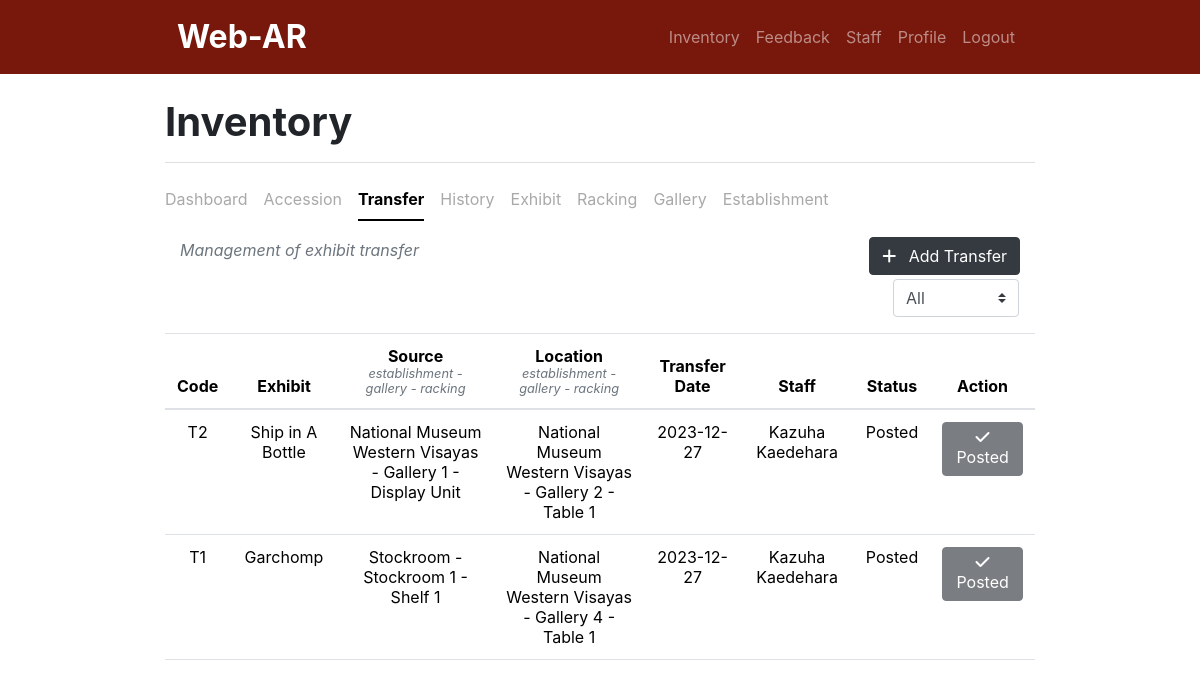
The page /inventory/transfer.php (signed in) on the database as committed earlier.
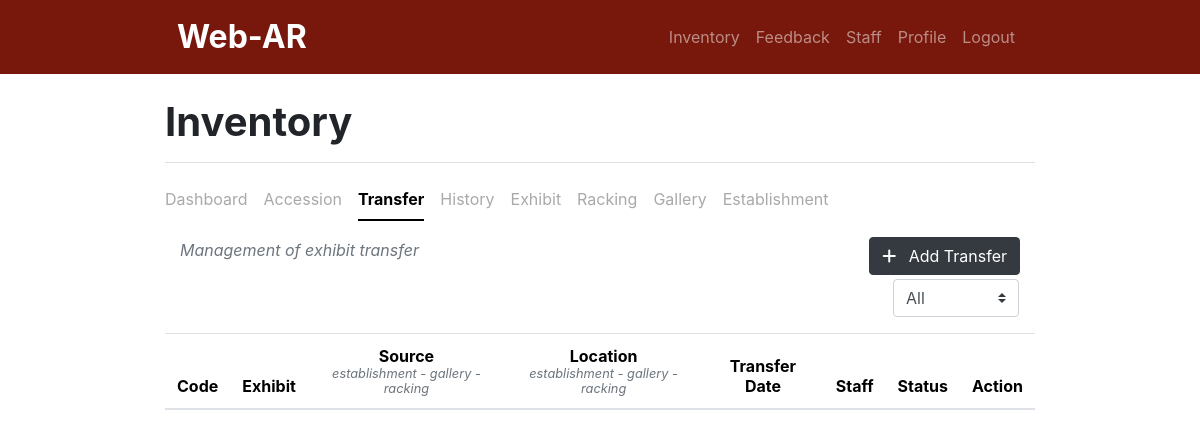
The same page on the database as committed later.
### tables this page shows
CREATE TABLE `exhibit_transfer` (
  `ID` int(11) NOT NULL,
  `transferCode` varchar(20) NOT NULL,
  `sourceRackingCode` varchar(20) NOT NULL,
  `currentRackingCode` varchar(20) NOT NULL,
  `exhibitID` int(11) NOT NULL,
  `transferDate` date NOT NULL,
  `userID` int(11) NOT NULL,
  `isPosted` tinyint(1) NOT NULL DEFAULT 0 COMMENT '0 - Not Posted; 1 - Posted',
  `datePosted` date NOT NULL,
  `timestamp` timestamp NOT NULL DEFAULT current_timestamp() ON UPDATE current_timestamp()
);

CREATE TABLE `exhibit` (
  `exhibitID` int(11) NOT NULL,
  `exhibitCode` varchar(20) NOT NULL,
  `exhibitName` text NOT NULL,
  `exhibitInformation` longtext NOT NULL,
  `exhibitModel` longtext NOT NULL,
  `isActive` tinyint(1) NOT NULL DEFAULT 1 COMMENT '1 - active'
);

CREATE TABLE `establishment` (
  `ID` int(11) NOT NULL,
  `establishmentCode` varchar(20) NOT NULL,
  `establishmentName` text NOT NULL,
  `isActive` tinyint(1) NOT NULL DEFAULT 1 COMMENT '1 - active; 0 - inactive'
);

CREATE TABLE `gallery` (
  `ID` int(11) NOT NULL,
  `galleryCode` varchar(20) NOT NULL,
  `galleryName` text NOT NULL,
  `establishmentCode` varchar(20) NOT NULL,
  `isActive` tinyint(1) NOT NULL DEFAULT 1 COMMENT '1 - active; 0 - inactive'
);

CREATE TABLE `racking` (
  `ID` int(11) NOT NULL,
  `rackingCode` varchar(20) NOT NULL,
  `rackingName` text NOT NULL,
  `galleryCode` varchar(20) NOT NULL,
  `isActive` tinyint(1) DEFAULT 1 COMMENT '1 - active; 0 - inactive1 - active; 0 - inactive'
);

CREATE TABLE `user` (
  `userID` int(11) NOT NULL,
  `firstName` text NOT NULL,
  `lastName` text NOT NULL,
  `contactNumber` varchar(20) NOT NULL,
  `username` varchar(100) NOT NULL,
  `password` varchar(100) NOT NULL,
  `role` text NOT NULL,
  `isActive` tinyint(1) NOT NULL DEFAULT 1 COMMENT '1 - active; 0 - inactive'
);

### inventory/transfer.php (the view, shortened to what this page needs)
<?php
include '../header.php';
include 'navbar.php';
include '../db_connect.php';
include 'i_nav.php';
$postStatusFilter = isset($_GET['post_status']) ? $_GET['post_status'] : '';
$postStatusCondition = ($postStatusFilter == 'posted') ? 'AND isPosted = 1' : (($postStatusFilter == 'not_posted') ? 'AND isPosted = 0' : '');
$q = "SELECT exhibit_transfer.*,
     establishment.establishmentName AS destEstablishmentName,
     gallery.galleryName AS destGalleryName,
     racking.rackingName AS destRackingName,
     source_establishment.establishmentName AS sourceEstablishmentName,
     source_gallery.galleryName AS sourceGalleryName,
     source_racking.rackingName AS sourceRackingName,
     exhibit.exhibitName,
     user.firstName,
     user.lastName
     FROM exhibit_transfer
     LEFT JOIN racking ON exhibit_transfer.currentRackingCode = racking.rackingCode
     LEFT JOIN gallery ON racking.galleryCode = gallery.galleryCode
     LEFT JOIN establishment ON gallery.establishmentCode = establishment.establishmentCode
     LEFT JOIN racking AS source_racking ON exhibit_transfer.sourceRackingCode = source_racking.rackingCode
     LEFT JOIN gallery AS source_gallery ON source_racking.galleryCode = source_gallery.galleryCode
     LEFT JOIN establishment AS source_establishment ON source_gallery.establishmentCode = source_establishment.establishmentCode
     LEFT JOIN exhibit ON exhibit_transfer.exhibitID = exhibit.exhibitID
     LEFT JOIN user ON exhibit_transfer.userID = user.userID
     WHERE 1 $postStatusCondition
     ORDER BY ID DESC";
$r = mysqli_query($conn, $q);
?>
<div class="container w-75">
    <div class="container d-flex justify-content-between align-items-center text-muted fst-italic">
        <p class="text-muted fst-italic">Management of exhibit transfer</p>
        <button class="btn btn-dark mb-1" data-bs-toggle="modal" data-bs-target="#addTransferModal" role="button">
            <i class="fa-solid fa-plus"></i>
            <span class="ms-2">Add Transfer</span>
        </button>
    </div>
    <div class="d-flex justify-content-end">
        <form class="form-inline">
            <select class="custom-select mr-3" name="post_status" id="post_status" onchange="this.form.submit()">
                <option value="" <?php echo ($postStatusFilter == '') ? 'selected' : ''; ?>>All</option>
            </select>
        </form>
    </div>
    <div class="table-responsive">
        <table class="table table-hover">
            <thead class="text-center">
                <tr>
                    <th scope="col">Code</th>
                    <th scope="col">Exhibit</th>
                    <th scope="col">Source<small class="d-block text-muted fst-italic">establishment - gallery - racking</small></th>
                    <th scope="col">Location<small class="d-block text-muted fst-italic">establishment - gallery - racking</small></th>
                    <th scope="col">Transfer Date</th>
                    <th scope="col">Staff</th>
                    <th scope="col">Status</th>
                    <th scope="col">Action</th>
                </tr>
            </thead>
            <tbody>
                <?php
                while ($row = mysqli_fetch_assoc($r)) {
                    $transferCode           = $row['transferCode'];
                    $destEstablishmentName  = $row['destEstablishmentName'];
                    $destGalleryName        = $row['destGalleryName'];
                    $destRackingName        = $row['destRackingName'];
                    $sourceEstablishmentName= $row['sourceEstablishmentName'];
                    $sourceGalleryName      = $row['sourceGalleryName'];
                    $sourceRackingName      = $row['sourceRackingName'];
                    $exhibitName            = $row['exhibitName'];
                    $staffFirstName         = $row['firstName'];
                    $staffLastName          = $row['lastName'];
                    $transferDate           = $row['transferDate'];
                    $posted                 = $row['isPosted'];
                    $postStatus = ($posted == 1) ? "Posted" : "Not Posted";
                ?>
                    <tr>
                        <td class="text-center"><?php echo $transferCode; ?></td>
                        <td class="text-center"><?php echo $exhibitName; ?></td>
                        <td class="text-center"><?php echo $sourceEstablishmentName . ' - ' . $sourceGalleryName . ' - ' . $sourceRackingName; ?></td>
                        <td class="text-center"><?php echo $destEstablishmentName . ' - ' . $destGalleryName . ' - ' . $destRackingName; ?><br></td>
                        <td class="text-center"><?php echo $transferDate; ?></td>
                        <td class="text-center"><?php echo $staffFirstName . ' ' . $staffLastName; ?></td>
                        <td class="text-center"><?php echo $postStatus; ?></td>
                        <td>
                            <div class="text-center">
                                <?php if ($postStatus == "Not Posted") { ?>
                                    <button type="button" class="btn btn-dark mb-2" data-bs-toggle="modal" data-bs-target="#postConfirmationModal<?php echo $transferCode; ?>">
                                        <i class="fa-solid fa-arrow-up"></i>
                                        <span>Post</span>
                                    </button>
                                <?php } else { ?>
                                    <button type="button" class="btn btn-dark mb-2" disabled>
                                        <i class="fa-solid fa-check"></i>
                                        <span>Posted</span>
                                    </button>
                                <?php } ?>
                            </div>
                        </td>
                    </tr>
                <?php
                }
                ?>
            </tbody>
        </table>
    </div>
</div>

### header.php (shortened to what this page needs)
<head>
    <link href="https://cdn.jsdelivr.net/npm/bootstrap@5.3.1/dist/css/bootstrap.min.css" rel="stylesheet">
    <link rel="stylesheet" href="https://stackpath.bootstrapcdn.com/bootstrap/4.5.2/css/bootstrap.min.css">
    <link rel="stylesheet" href="https://cdnjs.cloudflare.com/ajax/libs/font-awesome/6.0.0-beta3/css/all.min.css">
</head>

### inventory/navbar.php (shortened to what this page needs)
<nav class="navbar navbar-expand-lg navbar-dark">
    <div class="container-fluid w-75 d-flex justify-content-between align-items-center">
        <a class="navbar-brand" href="index.php">Web-AR</a>
        <?php if (isset($_SESSION['user_authenticated'])): ?>
            <div class="collapse navbar-collapse" id="navbarNav">
                <ul class="navbar-nav ms-auto text-end">
                    <?php if ($_SESSION['user_role'] == 'Admin'): ?>
                        <li class="nav-item">
                            <a class="nav-link" href="dashboard.php">Inventory</a>
                        </li>
                        <li class="nav-item">
                            <a class="nav-link" href="feedback.php">Feedback</a>
                        </li>
                        <li class="nav-item">
                            <a class="nav-link" href="staff.php">Staff</a>
                        </li>
                        <li class="nav-item">
                            <a class="nav-link" href="profile.php">Profile</a>
                        </li>
                    <?php endif; ?>
                    <li class="nav-item">
                        <a class="nav-link" href="logout.php">Logout</a>
                    </li>
                </ul>
            </div>
        <?php endif; ?>
    </div>
</nav>

### inventory/i_nav.php (shortened to what this page needs)
<div class="container w-75 my-3">
    <h1 class="text-start fw-bold mt-4">Inventory</h1>
    <hr style="height:1px;border-width:0;color:gray;background-color:gray">
    <ul class="nav nav-underline">
        <li class="nav-item">
            <a class="nav-link <?php echo (basename($_SERVER['PHP_SELF']) == 'dashboard.php') ? 'active' : 'inactive'; ?>" href="dashboard.php">Dashboard</a>
        </li>
        <li class="nav-item">
            <a class="nav-link <?php echo (basename($_SERVER['PHP_SELF']) == 'accession.php') ? 'active' : 'inactive'; ?>" href="accession.php">Accession</a>
        </li>
        <li class="nav-item">
            <a class="nav-link <?php echo (basename($_SERVER['PHP_SELF']) == 'transfer.php') ? 'active' : 'inactive'; ?>" href="transfer.php">Transfer</a>
        </li>
        <li class="nav-item">
            <a class="nav-link <?php echo (basename($_SERVER['PHP_SELF']) == 'history.php') ? 'active' : 'inactive'; ?>" href="history.php">History</a>
        </li>
        <li class="nav-item">
            <a class="nav-link <?php echo (basename($_SERVER['PHP_SELF']) == 'exhibits.php') ? 'active' : 'inactive'; ?>" href="exhibits.php">Exhibit</a>
        </li>
        <li class="nav-item">
            <a class="nav-link <?php echo (basename($_SERVER['PHP_SELF']) == 'racking.php') ? 'active' : 'inactive'; ?>" href="racking.php">Racking</a>
        </li>
        <li class="nav-item">
            <a class="nav-link <?php echo (basename($_SERVER['PHP_SELF']) == 'Gallery.php') ? 'active' : 'inactive'; ?>" href="Gallery.php">Gallery</a>
        </li>
        <li class="nav-item">
            <a class="nav-link <?php echo (basename($_SERVER['PHP_SELF']) == 'establishment.php') ? 'active' : 'inactive'; ?>" href="establishment.php">Establishment</a>
        </li>
    </ul>
</div>

### inventory/navbar.php (style rules this page uses)
.navbar-brand { font-size: 2rem; font-weight: bold; }
.navbar { background-color: #78180c; }

### inventory/i_nav.php (style rules this page uses)
.nav-link.inactive { color: darkgray; }

Rows that differ between the two databases and show on the page:
removed exhibit_transfer: transferCode "T2", exhibitID.exhibitName "Ship in A Bottle", establishment.establishmentName "National Museum Western Visayas", gallery.galleryName "Gallery 1", racking.rackingName "Display Unit", gallery.galleryName "Gallery 2", currentRackingCode.rackingName "Table 1", transferDate "2023-12-27", userID.firstName "Kazuha", userID.lastName "Kaedehara", isPosted "Posted"
removed exhibit_transfer: transferCode "T1", exhibitID.exhibitName "Garchomp", establishment.establishmentName "Stockroom", gallery.galleryName "Stockroom 1", racking.rackingName "Shelf 1", establishment.establishmentName "National Museum Western Visayas", gallery.galleryName "Gallery 4", currentRackingCode.rackingName "Table 1", transferDate "2023-12-27", userID.firstName "Kazuha", userID.lastName "Kaedehara", isPosted "Posted"
